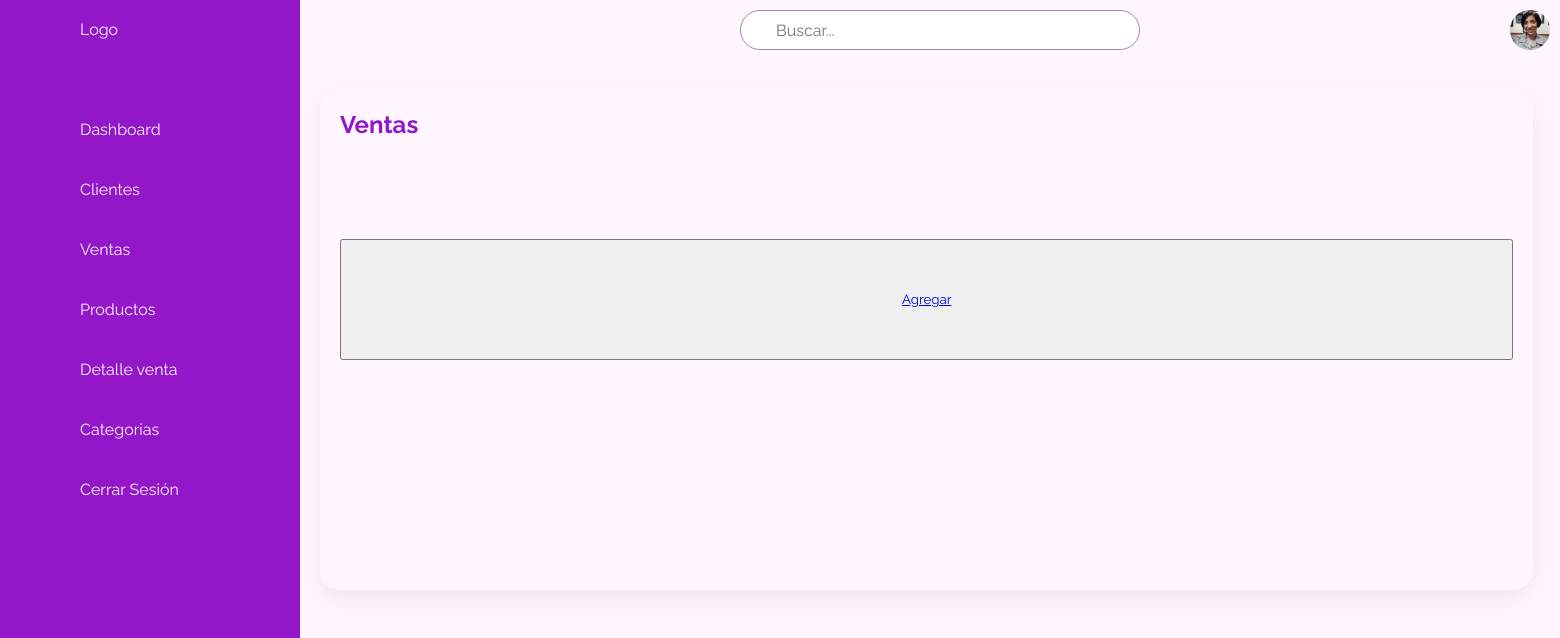
The page /ventas on the database as committed earlier.
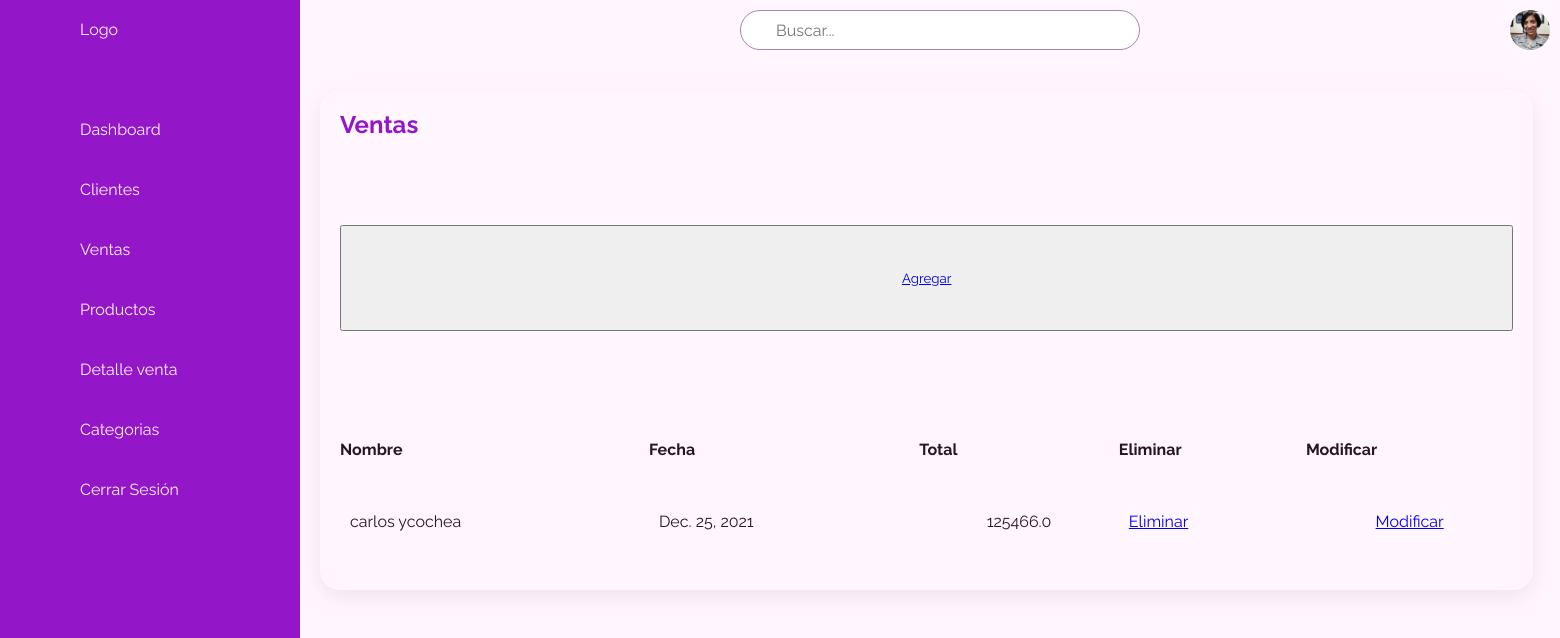
The same page on the database as committed later.
### ventas/models.py (models this page shows, shortened)
class Ventas(models.Model):
    id_ventas = models.AutoField(db_column='idVentas',primary_key=True)
    rut = models.ForeignKey('Clientes', on_delete=models.CASCADE,db_column='rut')
    fechaventas = models.DateField(blank=False, null=False)
    total = models.FloatField(default=0.0,blank=False,null=False)

class Clientes(models.Model):
    rut = models.CharField(primary_key=True, max_length=10)
    nombre = models.CharField(max_length=20)
    apellido = models.CharField(max_length=20)
    telefono = models.CharField(max_length=45)
    email = models.EmailField(unique=True, max_length=100, blank=True, null=True)
    def __str__(self):
        return str(self.nombre)+" "+str(self.apellido)

### ventas/views.py (the view)
# urls.py: path('', include('ventas.urls')),
def ventas(request):
    ventas = Ventas.objects.all()
    context = {"ventas" :ventas}
    return render(request, 'ventas/ventas.html',context)

### ventas/templates/ventas/ventas.html (shortened to what this page needs)
<!DOCTYPE html>
<html lang="en">
<head>
    {% load static %}
    <link rel="stylesheet" href="{% static 'ventas/css/clientes.css' %}">
</head>
<body>
    <section>
        <div class="nav">
            <ul>
                <li>
                    <a href="#">
                        <span class="icono"></span>
                        <span class="titulo">Logo</span>
                    </a>
                </li>
                <li>
                    <a href="{% url 'dashboard' %}">
                        <span class="icono"></span>
                        <span class="titulo">Dashboard</span>
                    </a>
                </li>
                <li>
                    <a href="{% url 'clientes' %}">
                        <span class="icono"></span>
                        <span class="titulo">Clientes</span>
                    </a>
                </li>
                <li>
                    <a href="{% url 'ventas' %}">
                        <span class="icono"></span>
                        <span class="titulo">Ventas</span>
                    </a>
                </li>
                <li>
                    <a href="{% url 'productos' %}">
                        <span class="icono"></span>
                        <span class="titulo">Productos</span>
                    </a>
                </li>
                <li>
                    <a href="{% url 'detalles_ventas' %}">
                        <span class="icono"></span>
                        <span class="titulo">Detalle venta</span>
                    </a>
                </li>
                <li>
                    <a href="{% url 'categorias' %}">
                        <span class="icono"></span>
                        <span class="titulo">Categorias</span>
                    </a>
                </li>
                <li>
                    <a href="{% url 'index' %}">
                        <span class="icono"></span>
                        <span class="titulo">Cerrar Sesión</span>
                    </a>
                </li>
            </ul>
        </div>
        <div class="container">
            <div class="topbar">
                <div class="toggle">
                </div>
                <div class="buscar">
                    <label for="">
                        <input type="text" placeholder="Buscar..." name="" id="">
                    </label>
                </div>
                <div class="perfil-usuario">
                    <img src="imgdashboard/profile-photo1.jpg" alt="">
                </div>
            </div>
            <div class="detalles">
                <div class="clientes">
                    <div class="header">
                        <h2>Ventas</h2>
                    </div>
                    <button type="button">
                        <a href="{% url 'ventasAdd' %}"> Agregar </a>
                    </button>
                    <div id="idMensajes">
                    </div>
                    <table>
                        {% if ventas %}
                            <th>Nombre</th>
                            <th>Fecha</th>
                            <th>Total</th>
                            <th>Eliminar</th>
                            <th>Modificar</th>
                            {% for venta in ventas %}
                                <tr>
                                    <td>{{ venta.rut }}
                                    <td>{{ venta.fechaventas }}
                                    <td>{{ venta.total }}
                                    <td><a href="{% url 'ventas_del' pk=venta.id_ventas %}">Eliminar</a>
                                    <td><a href="{% url 'ventas_findEdit' pk=venta.id_ventas %}">Modificar</a>
                                </tr>
                            {% endfor %}
                        {% endif %}
                    </table>
                </div>
            </div>
        </div>
    </section>
</body>
</html>

Rows that differ between the two databases and show on the page:
added Ventas: rut "carlos ycochea", fechaventas "Dec. 25, 2021", total "125466.0"
Other text that changed with them:
text now shown: "Nombre Fecha Total Eliminar Modificar"
